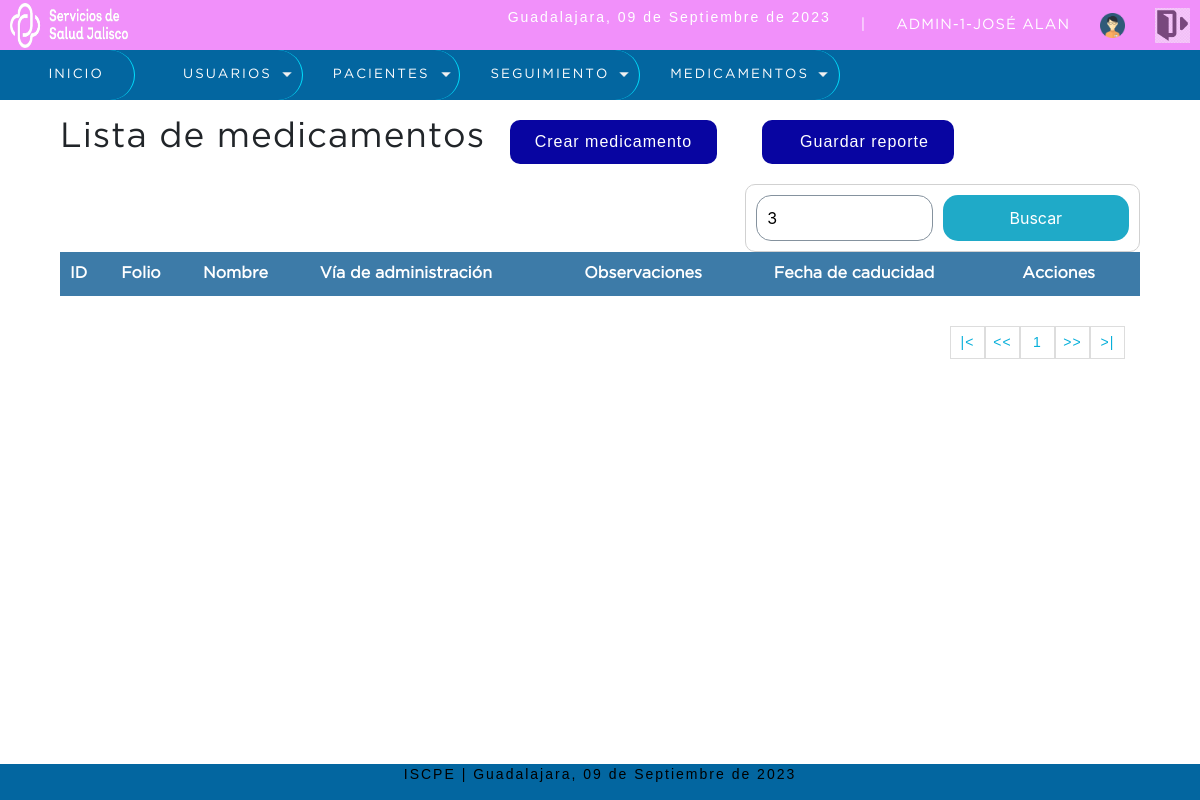
/sistema/buscar_medicamento.php?pagina=2&busqueda=3 (signed in), run on an earlier commit of the app's database.
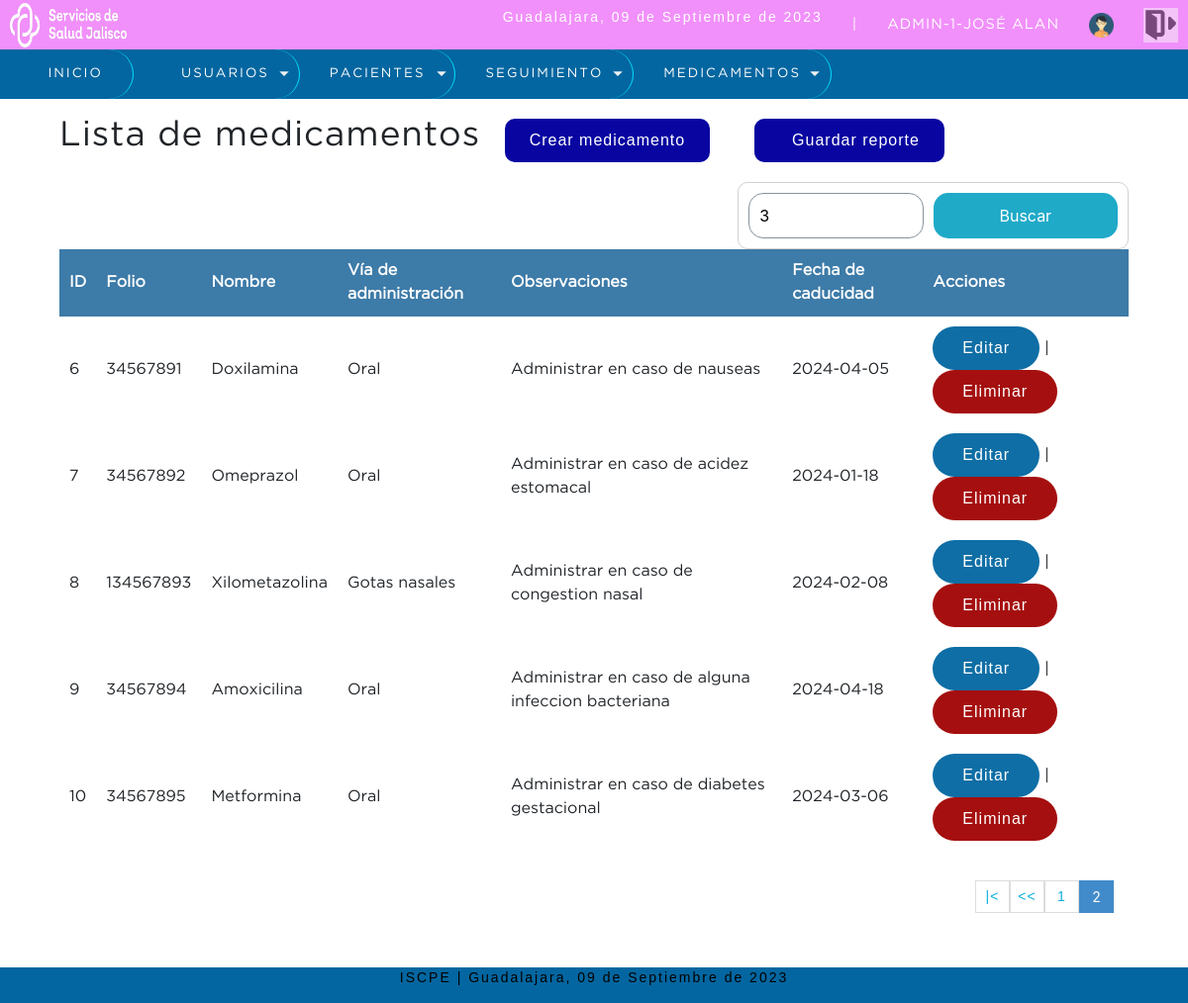
And on a later commit of the database.
### tables this page shows
CREATE TABLE `medicamentos` (
  `idmedicamento` int(11) NOT NULL,
  `folio` int(11) NOT NULL,
  `nombre_medicamento` varchar(50) NOT NULL,
  `via_administracion` varchar(50) NOT NULL,
  `observaciones` varchar(50) NOT NULL,
  `fecha_caducidad` date NOT NULL,
  `usuario_id` int(11) NOT NULL,
  `estatus` tinyint(1) NOT NULL DEFAULT 1
);

### sistema/buscar_medicamento.php (the view, shortened to what this page needs)
<?php
	include "../conexion.php";
 ?>
<!DOCTYPE html>
<html lang="en">
<head>
	<?php include "includes/scripts.php"; ?>
</head>
<body>
	<?php include "includes/header.php"; ?>
	<section id="container">
		<?php
			$busqueda = strtolower($_REQUEST['busqueda']);
		 ?>
		<h1>Lista de medicamentos</h1>
		<a href="registro_medicamento.php" class="btn_new">Crear medicamento</a>
		<a href="reporte_busqueda_medicamento.php?busqueda=<?php echo $busqueda?>" class="btn_new"><i class="fa-solid fa-floppy-disk"></i>Guardar reporte</a>
		<form action="buscar_medicamento.php" method="get" class="form_search">
			<input type="text" name="busqueda" id="busqueda" placeholder="Buscar" value="<?php echo $busqueda; ?>">
			<input type="submit" value="Buscar" class="btn_search">
		</form>
		<table>
			<tr>
				<th>ID</th>
				<th>Folio</th>
				<th>Nombre</th>
				<th>V&iacute;a de administraci&oacute;n</th>
				<th>Observaciones</th>
				<th>Fecha de caducidad</th>
				<th>Acciones</th>
			</tr>
		<?php
			$sql_registe = mysqli_query($conection,"SELECT COUNT(*) as total_registro FROM medicamentos
																WHERE ( idmedicamento LIKE '%$busqueda%' OR
																        folio LIKE '%$busqueda%' OR
																        nombre_medicamento LIKE '%$busqueda%' OR
																		via_administracion LIKE '%$busqueda%' OR
																		observaciones LIKE '%$busqueda%' OR
																		fecha_caducidad LIKE '%$busqueda%')
																AND estatus = 1  ");
			$result_register = mysqli_fetch_array($sql_registe);
			$total_registro = $result_register['total_registro'];
			$por_pagina = 5;
			if(empty($_GET['pagina']))
			{
				$pagina = 1;
			}else{
				$pagina = (int)$_GET['pagina'];
			}
			$desde = ($pagina-1) * $por_pagina;
			$total_paginas = ceil($total_registro / $por_pagina);
			$query = mysqli_query($conection,"SELECT * FROM medicamentos
										WHERE
										( idmedicamento LIKE '%$busqueda%' OR
																        folio LIKE '%$busqueda%' OR
																        nombre_medicamento LIKE '%$busqueda%' OR
																		via_administracion LIKE '%$busqueda%' OR
																		observaciones LIKE '%$busqueda%' OR
																		fecha_caducidad LIKE '%$busqueda%')
										AND
										estatus = 1 ORDER BY idmedicamento ASC LIMIT $desde,$por_pagina
				");
			$result = mysqli_num_rows($query);
			if($result > 0){
				while ($data = mysqli_fetch_array($query)) {
			?>
				<tr>
					<td><?php echo $data["idmedicamento"]; ?></td>
					<td><?php echo $data["folio"]; ?></td>
					<td><?php echo $data["nombre_medicamento"]; ?></td>
					<td><?php echo $data["via_administracion"]; ?></td>
					<td><?php echo $data["observaciones"]; ?></td>
					<td><?php echo $data["fecha_caducidad"]; ?></td>
					<td>
						<a class="link_edit" href="editar_medicamento.php?id=<?php echo $data["idmedicamento"]; ?>">Editar</a>
					<?php if($_SESSION['rol'] != 1 || $_SESSION['rol'] != 2){ ?>
						|
						<a class="link_delete" href="eliminar_confirmar_medicamentos.php?id=<?php echo $data["idmedicamento"]; ?>">Eliminar</a>
					<?php } ?>
					</td>
				</tr>
		<?php
				}
			}
		 ?>
		</table>
<?php
	if($total_registro != 0)
	{
 ?>
		<div class="paginador">
			<ul>
			<?php
				if($pagina != 1)
				{
			 ?>
				<li><a href="?pagina=<?php echo 1; ?>&busqueda=<?php echo $busqueda; ?>">|<</a></li>
				<li><a href="?pagina=<?php echo $pagina-1; ?>&busqueda=<?php echo $busqueda; ?>"><<</a></li>
			<?php
				}
				for ($i=1; $i <= $total_paginas; $i++) {
					if($i == $pagina)
					{
						echo '<li class="pageSelected">'.$i.'</li>';
					}else{
						echo '<li><a href="?pagina='.$i.'&busqueda='.$busqueda.'">'.$i.'</a></li>';
					}
				}
				if($pagina != $total_paginas)
				{
			 ?>
				<li><a href="?pagina=<?php echo $pagina + 1; ?>&busqueda=<?php echo $busqueda; ?>">>></a></li>
				<li><a href="?pagina=<?php echo $total_paginas; ?>&busqueda=<?php echo $busqueda; ?> ">>|</a></li>
			<?php } ?>
			</ul>
		</div>
<?php } ?>
	</section>
	<?php include "includes/footer.php"; ?>
</body>
</html>

What changed in the data, as far as the page shows it:
added medicamentos: idmedicamento "6", folio "34567891", nombre_medicamento "Doxilamina", via_administracion "Oral", observaciones "Administrar en caso de nauseas", fecha_caducidad "2024-04-05"
added medicamentos: idmedicamento "7", folio "34567892", nombre_medicamento "Omeprazol", via_administracion "Oral", observaciones "Administrar en caso de acidez estomacal", fecha_caducidad "2024-01-18"
added medicamentos: idmedicamento "8", folio "134567893", nombre_medicamento "Xilometazolina", via_administracion "Gotas nasales", observaciones "Administrar en caso de congestion nasal", fecha_caducidad "2024-02-08"
added medicamentos: idmedicamento "9", folio "34567894", nombre_medicamento "Amoxicilina", via_administracion "Oral", observaciones "Administrar en caso de alguna infeccion bacteriana", fecha_caducidad "2024-04-18"
added medicamentos: idmedicamento "10", folio "34567895", nombre_medicamento "Metformina", via_administracion "Oral", observaciones "Administrar en caso de diabetes gestacional", fecha_caducidad "2024-03-06"
Also different on the page:
new list line: "2"
